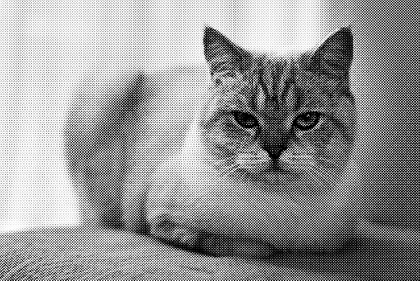
%> input picture COSE490_Assign2_final_2017320108/cat-halftone.png, 420 x 281 px, shrunk from 512 x 342 before the run
$ octave myNotch.m   (GNU Octave 9; MATLAB toolbox functions it lacks are replaced by stand-ins)
%> lines starting %> are read from the running program, lines starting %| are printed output that depends on the picture
### COSE490_Assign2_final_2017320108/tofloat.m

function [ out, revertclass ] = tofloat( in )
%TOFLOAT Convert image to floating point
%   [OUT, REVERTCLASS] = TOFLOAT(IN) converts the input image IN to
%   floating-point. If IN is a double or single image, then OUT equals IN.
%   Otherwise, OUT equals IM2SINGLE(IN). REVERTCLASS is a function handle
%   that can be used o convert back to the class of IN.
%
%   Author: Roland Bruggmann
%   Created: January 2016
%
%   Reference:
%   Rafael C. Gonzales, Richard E. Woods und Steven L. Eddins.
%   Digital Image Processing using MATLAB(R). 2. Ed.
%   Appendix C. P. 806.
%   Prentice Hall, 2004. isbn: 978-0-982-08540-0.

    identity = @(x) x;
    tosingle = @im2single;

    table = {
        'uint8',   tosingle, @im2uint8
        'uint16',  tosingle, @im2uint16
        'int16',   tosingle, @im2int16
        'logical', tosingle, @logical
        'double',  identity, identity
        'single',  identity, identity
    };

    classIndex = find(strcmp(class(in),table(:,1)));

    if isempty(classIndex)
        error('');
    end

    out = table{classIndex,2}(in);
    revertclass = table{classIndex,3};

end

### COSE490_Assign2_final_2017320108/paddedsize.m
function PQ = paddedsize(AB, CD, PARAM)
%PADDEDSIZE Computes padded sizes useful for FFT-based filtering.
% PQ = PADDEDSIZE(AB), where AB is a two-element size vector, computes the
% two-element size vecter PQ = 2*AB.
%
% PQ = PADDEDSIZE(AB, 'PWR2') computes the vector PQ such that PQ(1) =
% PQ(2) = 2^nextpow2(2*m), where m is MAX(AB).
%
% PQ = PADDEDSIZE(AB, CD), where AB and CD are two-element size vectors,
% computes the two-element size vector PQ. The elements of PQ are the
% smallest even integers greater than or equal to AB + CD -1.
%
% PQ = PADDEDSIZE(AB, CD, 'PWR2') computes the vector PQ such that PQ(1) =
% PQ(2) = 2^nextpow2(2*m), where m is MAX([AB CD]).
%
% Function rewritten from Gonzalez, Woods, Eddins; Digital Image Processing using Matlab
% Prentice Hall, 2004

if nargin ==1
    PQ = 2*AB;
elseif nargin == 2 & ~ischar(CD)
    PQ = AB +CD -1;
    PQ = 2*ceil(PQ/2);
elseif nargin ==2
    m= max(AB); %Maximum dimension

    %Find power-of-2 at least twice m.
	P = 2^nextpow2(2*m);
	PQ = [P, P];
elseif nargin == 3
    m=max([AB CD]); % Maximum dimension.
    P = 2^nextpow2(2*m);
    PQ = [P, P];
else
    error('Wrong number of inputs')
end

### COSE490_Assign2_final_2017320108/myNotch.m
input=imread('cat-halftone.png');
%> input is the input picture: size 281x420x3 uint8; min 0, max 255, mean 150.8
%input=imread('saturn-rings-sinusoidal-interf.tif');
%input=imread('text-sineshade.tif');

figure,imshow(input);
title('Input Image');

% Get size
dimX = size(input,1);
%> dimX = 281
dimY = size(input,2);
%> dimY = 420

% Convert pixel type to float
[f, revertclass] = tofloat(input);

% Determine good padding for Fourier transform
PQ = paddedsize(size(input));
%> PQ = [562 840 6]

% Fourier tranform of padded input image
F = fft2(f,PQ(1),PQ(2));
F = fftshift(F);
figure,imshow(log(1+abs((F))), []);
%> after `imshow(log(1+abs((F))), [])`:
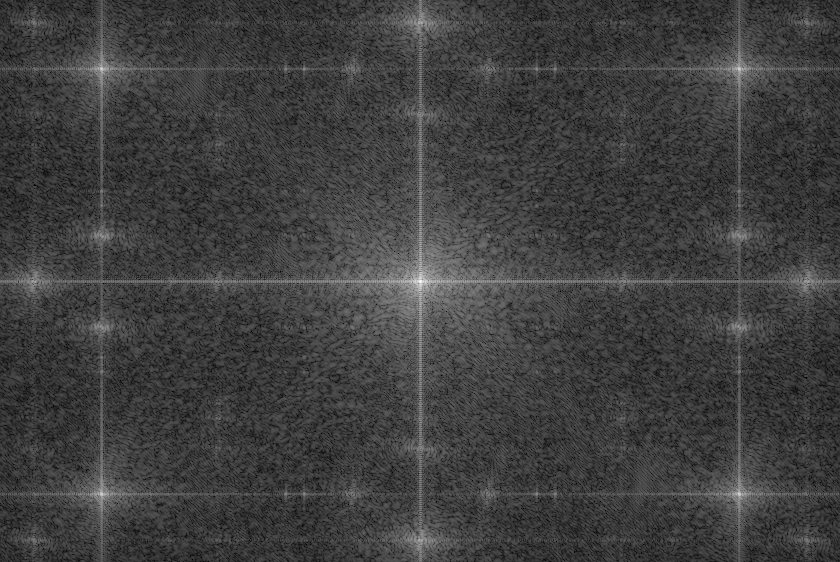
%> displayed picture: size 562x840x3, on the screen's scale of 0 to 255; min 0, max 255, mean 63.2

% -------------------------------------------------------------------------

%
% Creating Frequency filter and apply - High pass filter
%

% initialize H(u, v)
D = zeros(PQ(1), PQ(2));
Dneg = zeros(PQ(1), PQ(2));

Hlp = zeros(PQ(1), PQ(2));
Hhp = zeros(PQ(1), PQ(2));
Hneglp = zeros(PQ(1), PQ(2));
Hneghp = zeros(PQ(1), PQ(2));

Hnotch = zeros(PQ(1), PQ(2));

D0 = 100;
n = 2;
k = 2;

%%% Case 1 :: for 'cat-halftone.png'
%%% Symmetric notch pairs - two notch pairs

% notch - origin
uk = (PQ(1) / 2)*(3/5);
%> uk = 168.6
vk = (PQ(2) / 2)*(5/8);
%> vk = 262.5
%
for u = 1:PQ(1)
    for v = 1:PQ(2)
        D(u, v) = sqrt((u - PQ(1) / 2 - uk).^2 + (v - PQ(2) / 2 - vk).^2);
        Dneg(u, v) = sqrt((u - PQ(1) / 2 + uk).^2 + (v - PQ(2) / 2 + vk).^2);

        Hlp(u, v) = 1 / (1 + (D(u, v) / D0).^(2 * n));
        Hhp(u, v) = 1 - Hlp(u, v);
        Hneglp(u, v) = 1 / (1 + (Dneg(u, v) / D0).^(2 * n));
        Hneghp(u, v) = 1 - Hneglp(u, v);
    end
end
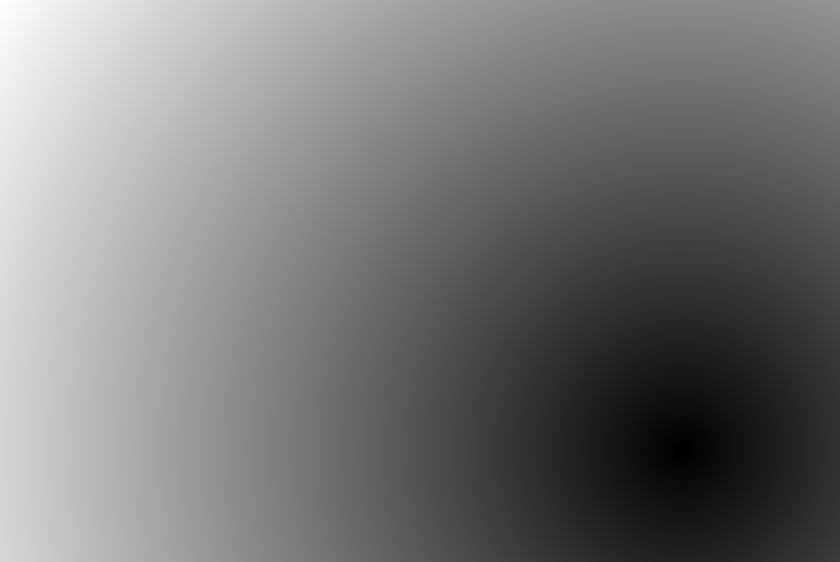
%> D: size 562x840 double; min 0.64, max 815.9, mean 383; drawn with min black and max white
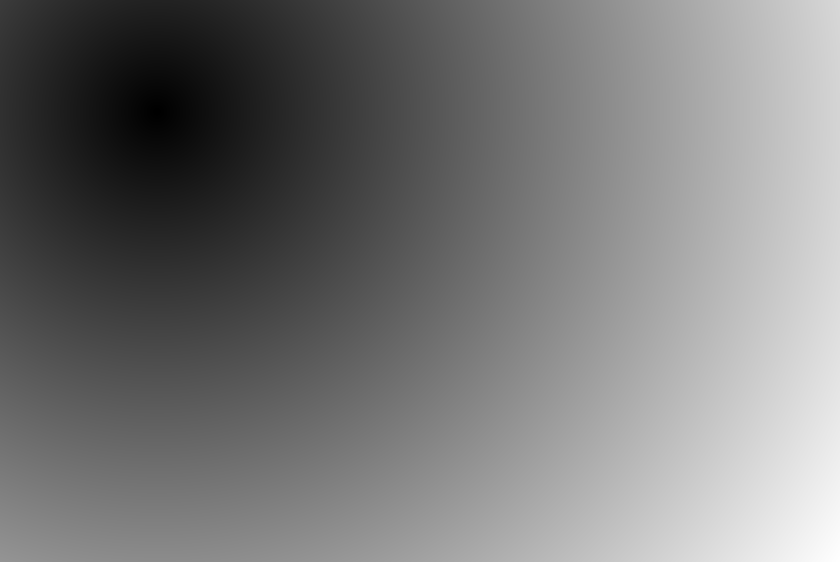
%> Dneg: size 562x840 double; min 0.64, max 817.3, mean 384; drawn with min black and max white
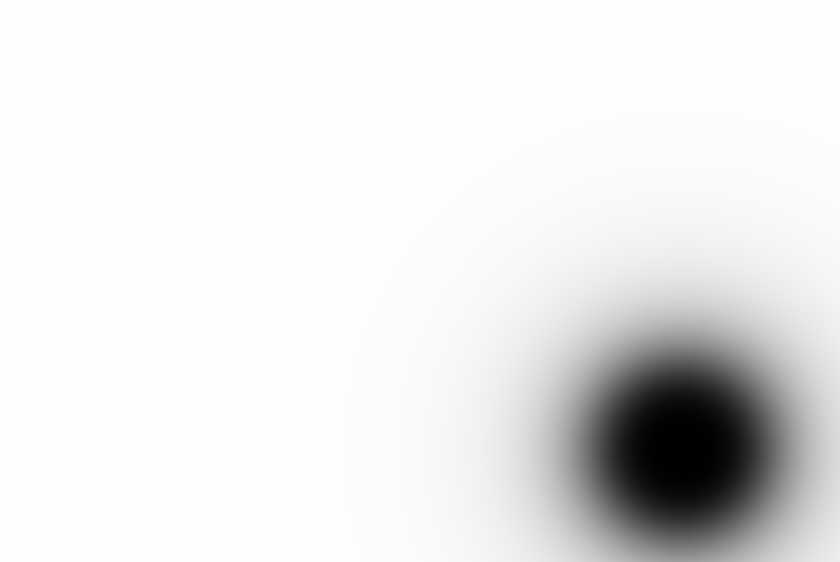
%> Hhp: size 562x840 double; min 1.68e-09, max 1, mean 0.913
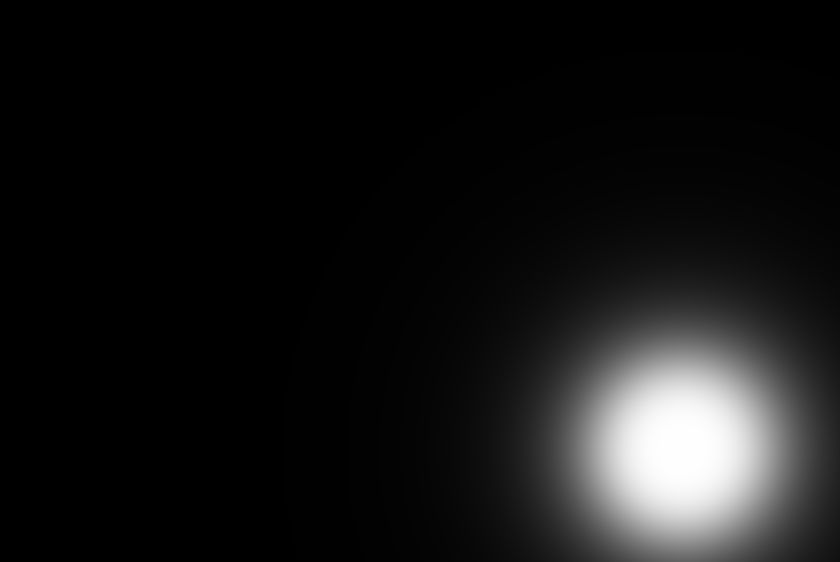
%> Hlp: size 562x840 double; min 0.000226, max 1, mean 0.0873
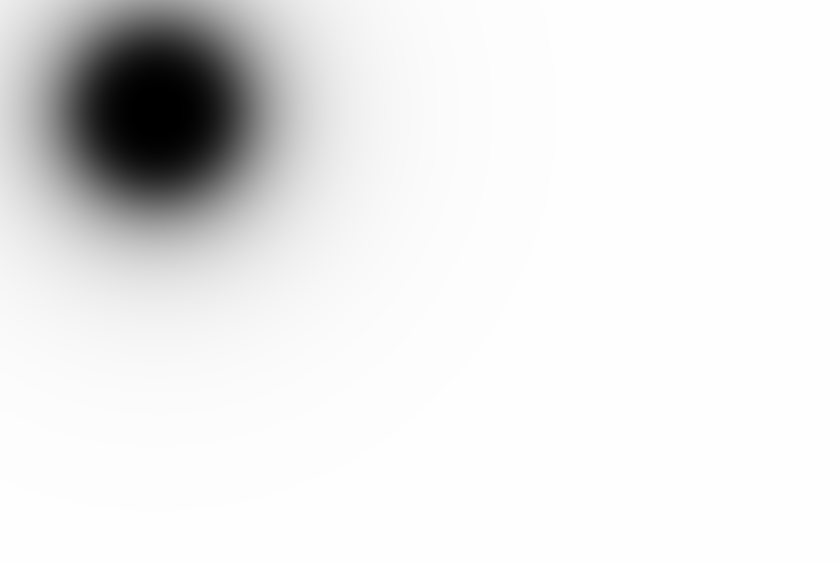
%> Hneghp: size 562x840 double; min 1.68e-09, max 1, mean 0.913; mean of the top-left, top-right, bottom-left and bottom-right quarters 0.671, 0.996, 0.986, 0.999
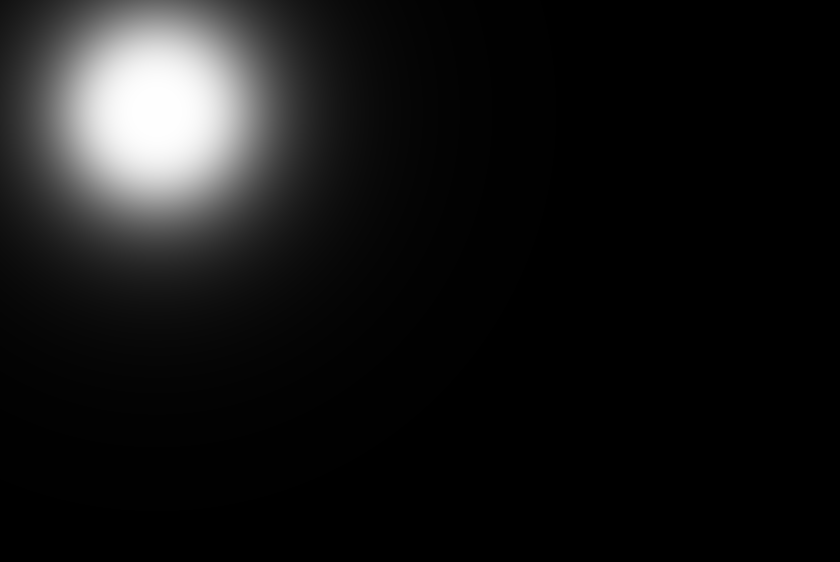
%> Hneglp: size 562x840 double; min 0.000224, max 1, mean 0.0871

Hnotch = Hhp .* Hneghp;

%> (the run ends here)
